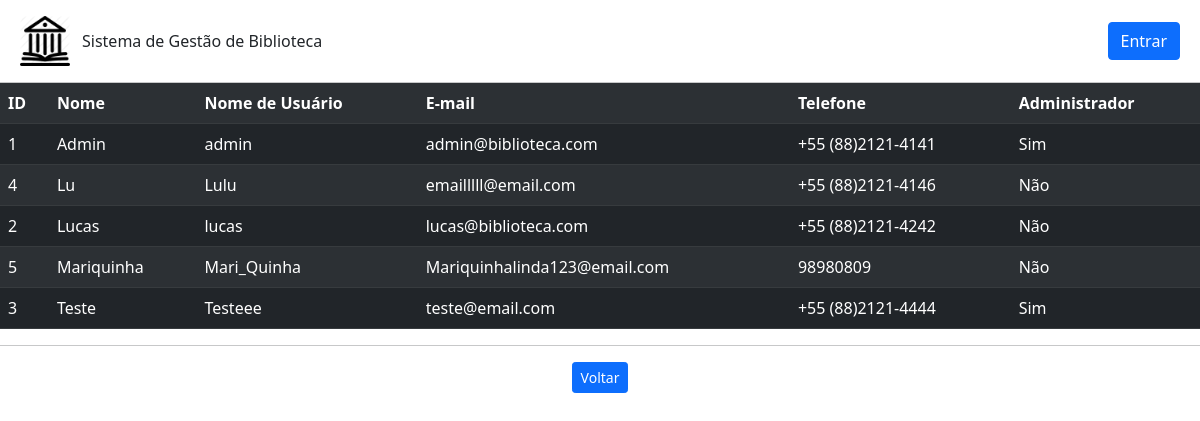
The app's page /usuario/listar with its own data.
### usuario.py (models this page shows)
class Usuario(db.Model):
    id = db.Column(db.Integer, primary_key=True)
    nome = db.Column(db.String(200), unique=False, nullable=False)
    username = db.Column(db.String(80), unique=True, nullable=False)
    email = db.Column(db.String(120), unique=True, nullable=False)
    telefone = db.Column(db.String(20),unique=False, nullable=False)
    senha = db.Column(db.String(80), unique=False, nullable=False)
    admin = db.Column(db.Boolean(), default=False)
    emprestimo = db.relationship('Emprestimo', backref='usuario', lazy=True)

### app.py (the view)
@app.route('/usuario/listar')
def listar_usuarios():
    usuarios = Usuario.query.order_by(Usuario.nome).all()
    return(render_template('usuarios.html', usuarios=usuarios))

### templates/usuarios.html (shortened to what this page needs)
{% extends "base.html" %}
{% block conteudo %}
<table class="table table-dark table-striped">
    <tr>
        <th>ID</th>
        <th>Nome</th>
        <th>Nome de Usuário</th>
        <th>E-mail</th>
        <th>Telefone</th>
        <th>Administrador</th>
    </tr>
    {% for usuario in usuarios %}
        <tr>
            <td>{{usuario.id}}</td>
            <td>{{usuario.nome}}</td>
            <td>{{usuario.username}}</td>
            <td>{{usuario.email}}</td>
            <td>{{usuario.telefone}}</td>
            {% if usuario.admin %}
                <td>Sim</td>
            {% else %}
                <td>Não</td>
            {% endif %}
        </tr>
    {% endfor %}
</table>
<hr>
    <div class="row text-center">
        <div class="col mr-1">
            <a class="btn btn-primary btn-sm" href="{{url_for('root')}}" role="button">Voltar</a>
        </div>
    </div>
{% endblock %}

### records on screen
Usuario: id "1", nome "Admin", username "admin", email "admin@biblioteca.com", telefone "+55 (88)2121-4141", admin "Sim"
Usuario: id "4", nome "Lu", username "Lulu", email "emailllll@email.com", telefone "+55 (88)2121-4146", admin "Não"
Usuario: id "2", nome "Lucas", username "lucas", email "lucas@biblioteca.com", telefone "+55 (88)2121-4242", admin "Não"
Usuario: id "5", nome "Mariquinha", username "Mari_Quinha", email "Mariquinhalinda123@email.com", telefone "98980809", admin "Não"
Usuario: id "3", nome "Teste", username "Testeee", email "teste@email.com", telefone "+55 (88)2121-4444", admin "Sim"
